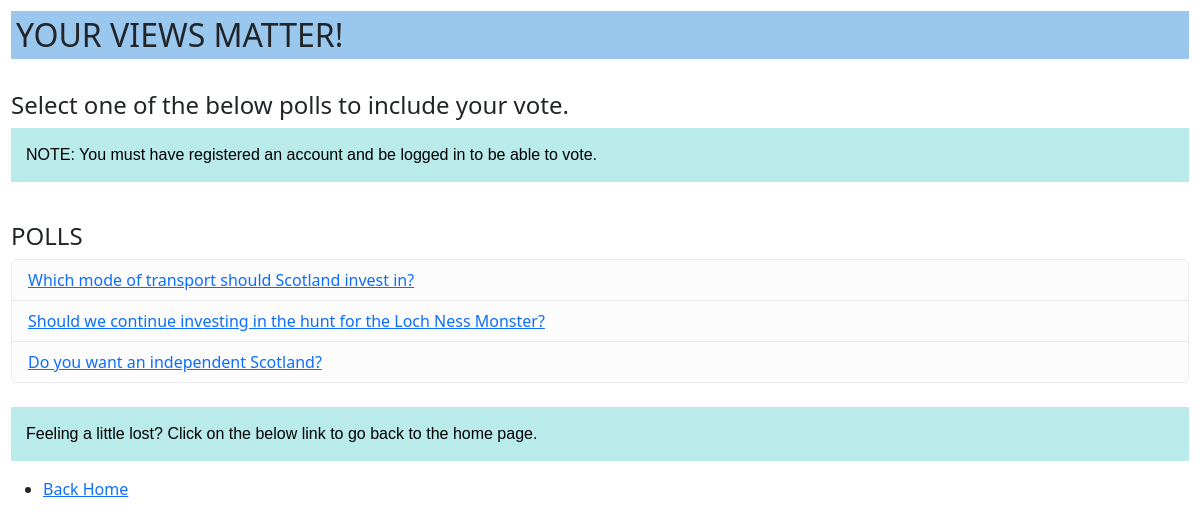
Screenshot of /polls/ with the database file from the repository.
### polls/models.py (models this page shows, shortened)
class Question(models.Model):
    question_text = models.CharField(max_length=200)
    pub_date = models.DateTimeField('date published')

### polls/views.py (the view)
# urls.py: path('', views.index, name='index'),
def index(request):
    latest_question_list = Question.objects.order_by('-pub_date')[:5]
    context = {'latest_question_list': latest_question_list}
    return render(request, "polls/poll.html", context)

### polls/templates/polls/poll.html (shortened to what this page needs)
{% load static %}
<link href = "{% static 'indexCSS.css' %}" rel = "stylesheet" type = "text/css">
<!DOCTYPE html>
<html>
    <head>
        <link href="https://cdn.jsdelivr.net/npm/bootstrap@5.3.0-alpha1/dist/css/bootstrap.min.css" rel="stylesheet">
    </head>
    <body>
        <h2>YOUR VIEWS MATTER! </h2><br>
        <h4>Select one of the below polls to include your vote.</h4>
        <p>NOTE: You must have registered an account and be logged in to be able to vote.</p></br>
        <h4>POLLS</h4>
        {% if latest_question_list %}
        <ul class="list-group">
            {% for question in latest_question_list %}
            <li class="list-group-item list-group-item-light">
                <a href = "{% url 'polls:detail' question.id %}">
                    {{ question.question_text }}
                </a>
            </li>
            {% endfor %}
        </ul>
        {% else %}
        <p>No polls are available.</p>
        {% endif %}
        <br>
        <p> Feeling a little lost? Click on the below link to go back to the home page.</p>
        <ul>
            <li><a href="/">Back Home</a></li>
        </ul>
    </body>
</html>

### candidate_app/static/indexCSS.css (style rules this page uses)
p { color: black; font-family: 'Gill Sans', 'Gill Sans MT', Calibri, 'Trebuchet MS', sans-serif; padding: 15px; background-color: rgb(185, 235, 235); }
body { text-align: left; background-color: rgb(185, 235, 235); padding: 11px; }
h2 { text-align: left; color:royalblue; background-color: rgb(153, 199, 237); padding: 5px; }

### rows the page displays
Question: question_text "Which mode of transport should Scotland invest in?"
Question: question_text "Should we continue investing in the hunt for the Loch Ness Monster?"
Question: question_text "Do you want an independent Scotland?"
